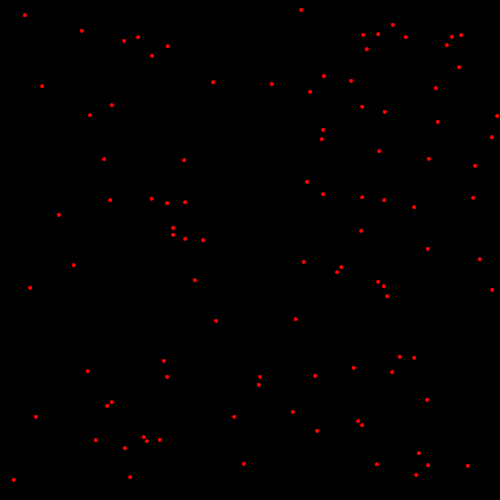
Frame 1 (no input)
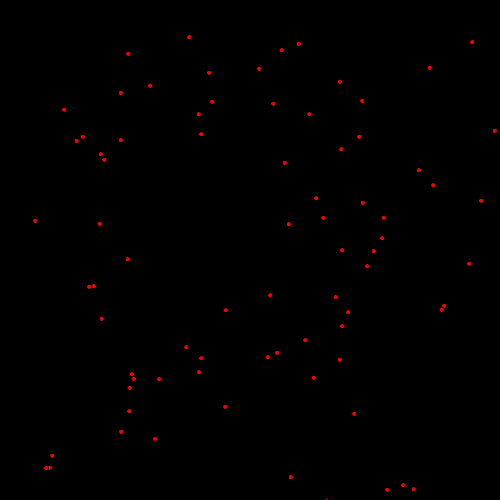
Frame 60 (the mouse pressed at the canvas centre just before this capture)
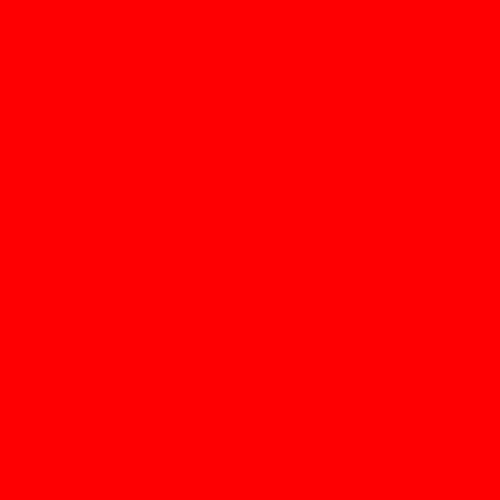
Frame 120 (the mouse held since frame 60 and released just before this capture)

The Processing sketch that drew these frames (run headless with seeded random() and noise(); from frame 60 on, the mouse is pressed at the canvas centre):

// Processing sketch: week09_11_add_vy
// ── week09_11_add_vy.pde
class Ball {
  float x, y, vx, vy;
  boolean dead;
  Ball() {
    reborn();
  }
  void reborn() {

    x=random(500);
    y=random(500);
    vx=random(-2, 2);
    vy=random(-2, 2);
    dead=false;//沒有死掉
  }
  void draw() {
    if (dead==true) return;///離開函式
    fill(255, 0, 0); 
    ellipse(x, y, 5, 5);
    if ( mouseX!=0 && dist(mouseX, mouseY, x, y)<50) {
      dead=true;
      gameOver= true;
    }
    x=x+vx;
    y=y+vy;
    if(y>500 || y<0)return;
    if(x>500 || x<0)return;
  }
}
Ball []balls;
void setup() {
  size(500, 500);
  balls=new Ball[99];//球的數量
  for (int i=0; i<99; i++) {
    balls[i]=new Ball();
  }
}
boolean gameOver=false;
void draw() {
  background(0);
  for (int i=0; i<99; i++) {
    balls[i].draw();
  }
  if (gameOver)background(255, 0, 0);
}
